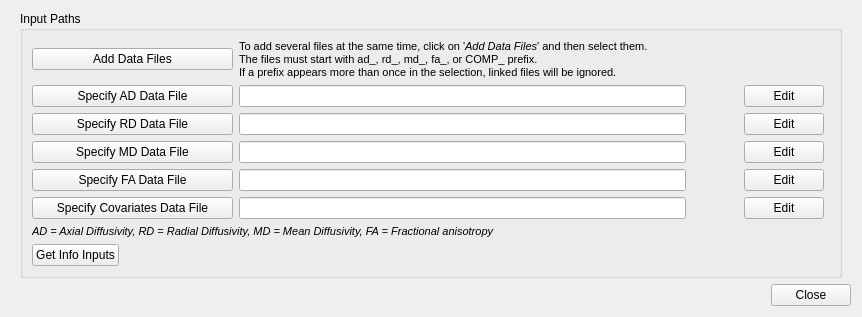
      <widget class="QWidget" name="input_output_setting_tab">
       <property name="sizePolicy">
        <sizepolicy hsizetype="Fixed" vsizetype="Fixed">
         <horstretch>0</horstretch>
         <verstretch>0</verstretch>
        </sizepolicy>
       </property>
       <attribute name="title">
        <string>Inputs</string>
       </attribute>
       <layout class="QGridLayout" name="gridLayout_2">
        <item row="1" column="0">
         <spacer name="horizontalSpacer_2">
          <property name="orientation">
           <enum>Qt::Horizontal</enum>
          </property>
          <property name="sizeHint" stdset="0">
           <size>
            <width>40</width>
            <height>20</height>
           </size>
          </property>
         </spacer>
        </item>
        <item row="1" column="1">
         <widget class="QPushButton" name="close_pushButton">
          <property name="sizePolicy">
           <sizepolicy hsizetype="Fixed" vsizetype="Fixed">
            <horstretch>0</horstretch>
            <verstretch>0</verstretch>
           </sizepolicy>
          </property>
          <property name="layoutDirection">
           <enum>Qt::LeftToRight</enum>
          </property>
          <property name="text">
           <string>Close</string>
          </property>
          <property name="autoDefault">
           <bool>false</bool>
          </property>
          <property name="default">
           <bool>false</bool>
          </property>
          <property name="flat">
           <bool>false</bool>
          </property>
         </widget>
        </item>
        <item row="0" column="0" colspan="2">
         <widget class="QWidget" name="input_paths_widget" native="true">
          <property name="sizePolicy">
           <sizepolicy hsizetype="Minimum" vsizetype="Preferred">
            <horstretch>0</horstretch>
            <verstretch>0</verstretch>
           </sizepolicy>
          </property>
          <layout class="QVBoxLayout" name="verticalLayout_7">
           <property name="topMargin">
            <number>0</number>
           </property>
           <property name="bottomMargin">
            <number>0</number>
           </property>
           <item>
            <widget class="QGroupBox" name="input_paths_groupBox">
             <property name="sizePolicy">
              <sizepolicy hsizetype="Preferred" vsizetype="Preferred">
               <horstretch>0</horstretch>
               <verstretch>0</verstretch>
              </sizepolicy>
             </property>
             <property name="title">
              <string>Input Paths</string>
             </property>
             <layout class="QGridLayout" name="gridLayout_4">
              <property name="topMargin">
               <number>9</number>
              </property>
              <property name="bottomMargin">
               <number>9</number>
              </property>
              <property name="verticalSpacing">
               <number>6</number>
              </property>
              <item row="5" column="0">
               <widget class="QPushButton" name="inputFAfile_pushButton">
                <property name="sizePolicy">
                 <sizepolicy hsizetype="Fixed" vsizetype="Fixed">
                  <horstretch>0</horstretch>
                  <verstretch>0</verstretch>
                 </sizepolicy>
                </property>
                <property name="minimumSize">
                 <size>
                  <width>201</width>
                  <height>0</height>
                 </size>
                </property>
                <property name="text">
                 <string>Specify FA Data File</string>
                </property>
               </widget>
              </item>
              <item row="1" column="0">
               <widget class="QPushButton" name="inputADfile_pushButton">
                <property name="sizePolicy">
                 <sizepolicy hsizetype="Fixed" vsizetype="Fixed">
                  <horstretch>0</horstretch>
                  <verstretch>0</verstretch>
                 </sizepolicy>
                </property>
                <property name="minimumSize">
                 <size>
                  <width>201</width>
                  <height>0</height>
                 </size>
                </property>
                <property name="text">
                 <string>Specify AD Data File</string>
                </property>
               </widget>
              </item>
              <item row="5" column="6">
               <widget class="QPushButton" name="editInputFAfile_pushButton">
                <property name="sizePolicy">
                 <sizepolicy hsizetype="Fixed" vsizetype="Fixed">
                  <horstretch>0</horstretch>
                  <verstretch>0</verstretch>
                 </sizepolicy>
                </property>
                <property name="text">
                 <string>Edit</string>
                </property>
               </widget>
              </item>
              <item row="7" column="6" colspan="2">
               <widget class="QPushButton" name="editInputCOMPfile_pushButton">
                <property name="sizePolicy">
                 <sizepolicy hsizetype="Fixed" vsizetype="Fixed">
                  <horstretch>0</horstretch>
                  <verstretch>0</verstretch>
                 </sizepolicy>
                </property>
                <property name="text">
                 <string>Edit</string>
                </property>
               </widget>
              </item>
              <item row="7" column="5">
               <widget class="QLabel" name="subjectColumnID_label">
                <property name="sizePolicy">
                 <sizepolicy hsizetype="Fixed" vsizetype="Fixed">
                  <horstretch>0</horstretch>
                  <verstretch>0</verstretch>
                 </sizepolicy>
                </property>
                <property name="minimumSize">
                 <size>
                  <width>20</width>
                  <height>0</height>
                 </size>
                </property>
                <property name="text">
                 <string/>
                </property>
               </widget>
              </item>
              <item row="3" column="6">
               <widget class="QPushButton" name="editInputRDfile_pushButton">
                <property name="sizePolicy">
                 <sizepolicy hsizetype="Fixed" vsizetype="Fixed">
                  <horstretch>0</horstretch>
                  <verstretch>0</verstretch>
                 </sizepolicy>
                </property>
                <property name="text">
                 <string>Edit</string>
                </property>
               </widget>
              </item>
              <item row="7" column="1" colspan="3">
               <widget class="QLineEdit" name="para_inputCOMPfile_lineEdit"/>
              </item>
              <item row="1" column="6">
               <widget class="QPushButton" name="editInputADfile_pushButton">
                <property name="sizePolicy">
                 <sizepolicy hsizetype="Fixed" vsizetype="Fixed">
                  <horstretch>0</horstretch>
                  <verstretch>0</verstretch>
                 </sizepolicy>
                </property>
                <property name="text">
                 <string>Edit</string>
                </property>
               </widget>
              </item>
              <item row="1" column="4">
               <widget class="QLabel" name="iconInputADFile_label">
                <property name="sizePolicy">
                 <sizepolicy hsizetype="Fixed" vsizetype="Preferred">
                  <horstretch>0</horstretch>
                  <verstretch>0</verstretch>
                 </sizepolicy>
                </property>
                <property name="minimumSize">
                 <size>
                  <width>20</width>
                  <height>0</height>
                 </size>
                </property>
                <property name="text">
                 <string/>
                </property>
               </widget>
              </item>
              <item row="3" column="0">
               <widget class="QPushButton" name="inputRDfile_pushButton">
                <property name="sizePolicy">
                 <sizepolicy hsizetype="Fixed" vsizetype="Fixed">
                  <horstretch>0</horstretch>
                  <verstretch>0</verstretch>
                 </sizepolicy>
                </property>
                <property name="minimumSize">
                 <size>
                  <width>201</width>
                  <height>0</height>
                 </size>
                </property>
                <property name="text">
                 <string>Specify RD Data File</string>
                </property>
               </widget>
              </item>
              <item row="4" column="4">
               <widget class="QLabel" name="iconInputMDFile_label">
                <property name="sizePolicy">
                 <sizepolicy hsizetype="Fixed" vsizetype="Preferred">
                  <horstretch>0</horstretch>
                  <verstretch>0</verstretch>
                 </sizepolicy>
                </property>
                <property name="minimumSize">
                 <size>
                  <width>20</width>
                  <height>0</height>
                 </size>
                </property>
                <property name="text">
                 <string/>
                </property>
               </widget>
              </item>
              <item row="1" column="1" colspan="3">
               <widget class="QLineEdit" name="para_inputADfile_lineEdit"/>
              </item>
              <item row="5" column="1" colspan="3">
               <widget class="QLineEdit" name="para_inputFAfile_lineEdit"/>
              </item>
              <item row="7" column="4">
               <widget class="QLabel" name="iconInputCOMPFile_label">
                <property name="sizePolicy">
                 <sizepolicy hsizetype="Fixed" vsizetype="Preferred">
                  <horstretch>0</horstretch>
                  <verstretch>0</verstretch>
                 </sizepolicy>
                </property>
                <property name="minimumSize">
                 <size>
                  <width>20</width>
                  <height>0</height>
                 </size>
                </property>
                <property name="text">
                 <string/>
                </property>
               </widget>
              </item>
              <item row="0" column="0">
               <widget class="QPushButton" name="inputAddDataFiles_pushButton">
                <property name="sizePolicy">
                 <sizepolicy hsizetype="Fixed" vsizetype="Fixed">
                  <horstretch>0</horstretch>
                  <verstretch>0</verstretch>
                 </sizepolicy>
                </property>
                <property name="minimumSize">
                 <size>
                  <width>201</width>
                  <height>0</height>
                 </size>
                </property>
                <property name="text">
                 <string>Add Data Files</string>
                </property>
               </widget>
              </item>
              <item row="3" column="1" colspan="3">
               <widget class="QLineEdit" name="para_inputRDfile_lineEdit"/>
              </item>
              <item row="4" column="0">
               <widget class="QPushButton" name="inputMDfile_pushButton">
                <property name="sizePolicy">
                 <sizepolicy hsizetype="Fixed" vsizetype="Fixed">
                  <horstretch>0</horstretch>
                  <verstretch>0</verstretch>
                 </sizepolicy>
                </property>
                <property name="minimumSize">
                 <size>
                  <width>201</width>
                  <height>0</height>
                 </size>
                </property>
                <property name="text">
                 <string>Specify MD Data File</string>
                </property>
               </widget>
              </item>
              <item row="5" column="4">
               <widget class="QLabel" name="iconInputFAFile_label">
                <property name="sizePolicy">
                 <sizepolicy hsizetype="Fixed" vsizetype="Preferred">
                  <horstretch>0</horstretch>
                  <verstretch>0</verstretch>
                 </sizepolicy>
                </property>
                <property name="minimumSize">
                 <size>
                  <width>20</width>
                  <height>0</height>
                 </size>
                </property>
                <property name="text">
                 <string/>
                </property>
               </widget>
              </item>
              <item row="4" column="6">
               <widget class="QPushButton" name="editInputMDfile_pushButton">
                <property name="sizePolicy">
                 <sizepolicy hsizetype="Fixed" vsizetype="Fixed">
                  <horstretch>0</horstretch>
                  <verstretch>0</verstretch>
                 </sizepolicy>
                </property>
                <property name="text">
                 <string>Edit</string>
                </property>
               </widget>
              </item>
              <item row="7" column="0">
               <widget class="QPushButton" name="inputCOMPfile_pushButton">
                <property name="sizePolicy">
                 <sizepolicy hsizetype="Fixed" vsizetype="Fixed">
                  <horstretch>0</horstretch>
                  <verstretch>0</verstretch>
                 </sizepolicy>
                </property>
                <property name="minimumSize">
                 <size>
                  <width>201</width>
                  <height>0</height>
                 </size>
                </property>
                <property name="baseSize">
                 <size>
                  <width>0</width>
                  <height>0</height>
                 </size>
                </property>
                <property name="text">
                 <string>Specify Covariates Data File</string>
                </property>
               </widget>
              </item>
              <item row="0" column="1" colspan="2">
               <widget class="QLabel" name="addDataFilesInfo_label">
                <property name="sizePolicy">
                 <sizepolicy hsizetype="Preferred" vsizetype="Fixed">
                  <horstretch>0</horstretch>
                  <verstretch>0</verstretch>
                 </sizepolicy>
                </property>
                <property name="text">
                 <string>&lt;html&gt;&lt;head/&gt;&lt;body&gt;&lt;p&gt;&lt;span style=&quot; font-size:8pt;&quot;&gt;To add several files at the same time, click on '&lt;/span&gt;&lt;span style=&quot; font-size:8pt; font-style:italic;&quot;&gt;Add Data Files&lt;/span&gt;&lt;span style=&quot; font-size:8pt;&quot;&gt;' and then select them.&lt;br&gt;The files must start with ad_, rd_, md_, fa_, or COMP_ prefix.&lt;br/&gt;If a prefix appears more than once in the selection, linked files will be ignored.&lt;/span&gt;&lt;/p&gt;&lt;/body&gt;&lt;/html&gt;</string>
                </property>
               </widget>
              </item>
              <item row="8" column="0" colspan="3">
               <widget class="QLabel" name="prefixMeaning_label">
                <property name="sizePolicy">
                 <sizepolicy hsizetype="Preferred" vsizetype="Fixed">
                  <horstretch>0</horstretch>
                  <verstretch>0</verstretch>
                 </sizepolicy>
                </property>
                <property name="text">
                 <string>&lt;html&gt;&lt;head/&gt;&lt;body&gt;&lt;p&gt;&lt;span style=&quot; font-size:8pt; font-style:italic;&quot;&gt;AD = Axial Diffusivity, RD = Radial Diffusivity, MD = Mean Diffusivity, FA = Fractional anisotropy&lt;/span&gt;&lt;/p&gt;&lt;/body&gt;&lt;/html&gt;</string>
                </property>
               </widget>
              </item>
              <item row="3" column="4">
               <widget class="QLabel" name="iconInputRDFile_label">
                <property name="sizePolicy">
                 <sizepolicy hsizetype="Fixed" vsizetype="Preferred">
                  <horstretch>0</horstretch>
                  <verstretch>0</verstretch>
                 </sizepolicy>
                </property>
                <property name="minimumSize">
                 <size>
                  <width>20</width>
                  <height>0</height>
                 </size>
                </property>
                <property name="text">
                 <string/>
                </property>
               </widget>
              </item>
              <item row="9" column="0" colspan="2">
               <widget class="QPushButton" name="inputInfo_pushButton">
                <property name="sizePolicy">
                 <sizepolicy hsizetype="Fixed" vsizetype="Fixed">
                  <horstretch>0</horstretch>
                  <verstretch>0</verstretch>
                 </sizepolicy>
                </property>
                <property name="text">
                 <string>Get Info Inputs</string>
                </property>
               </widget>
              </item>
              <item row="4" column="1" colspan="3">
               <widget class="QLineEdit" name="para_inputMDfile_lineEdit"/>
              </item>
             </layout>
            </widget>
           </item>
          </layout>
         </widget>
        </item>
       </layout>
      </widget>
